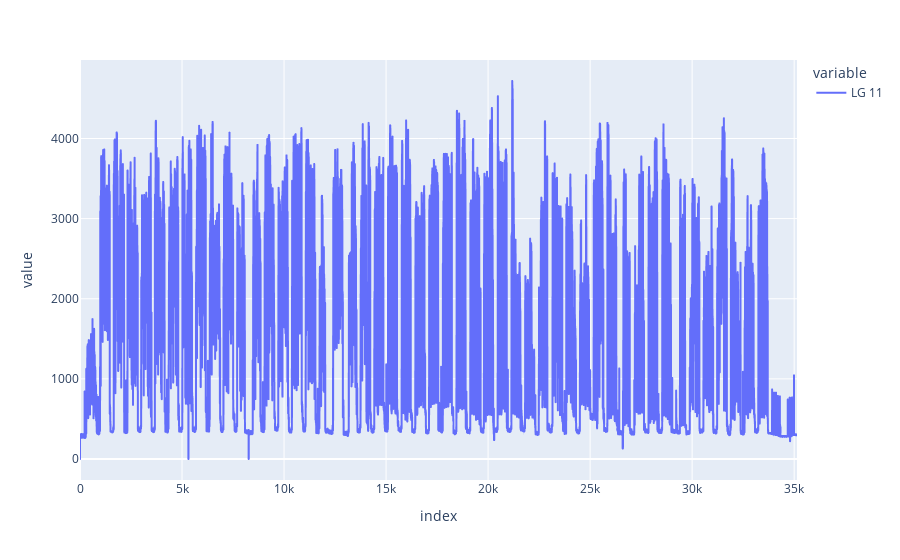

The cell this chart's notebook holds for it:
### Code cell
load_20.dropna(how='any', inplace = True)
load_20['Time stamp'] = load_20['Time stamp'].apply(lambda x: x.strip('b '))
load_20['Time stamp'] = pd.to_datetime(load_20['Time stamp'], format = "%d.%m.%Y %H:%M:%S")
load_20.set_index('Time stamp', inplace = True)
load_20['LG 11'].plot()

### Figure 1 — Plotly figure (JSON) as saved in the notebook; plotly's stock layout.template omitted (floating-point values rounded to 4 significant figures; data arrays with more than 128 entries replaced by an {"elided": "..."} marker saying what was removed)
{"data": [{"hovertemplate": "variable=LG 11<br>index=%{x}<br>value=%{y}<extra></extra>", "legendgroup": "LG 11", "line": {"color": "#636efa", "dash": "solid"}, "marker": {"symbol": "circle"}, "mode": "lines", "name": "LG 11", "showlegend": true, "type": "scattergl", "x": {"elided": "35140 int values"}, "xaxis": "x", "y": {"elided": "35140 float values"}, "yaxis": "y"}], "layout": {"legend": {"title": {"text": "variable"}, "tracegroupgap": 0}, "margin": {"t": 60}, "xaxis": {"anchor": "y", "domain": [0, 1], "title": {"text": "index"}}, "yaxis": {"anchor": "x", "domain": [0, 1], "title": {"text": "value"}}}}
